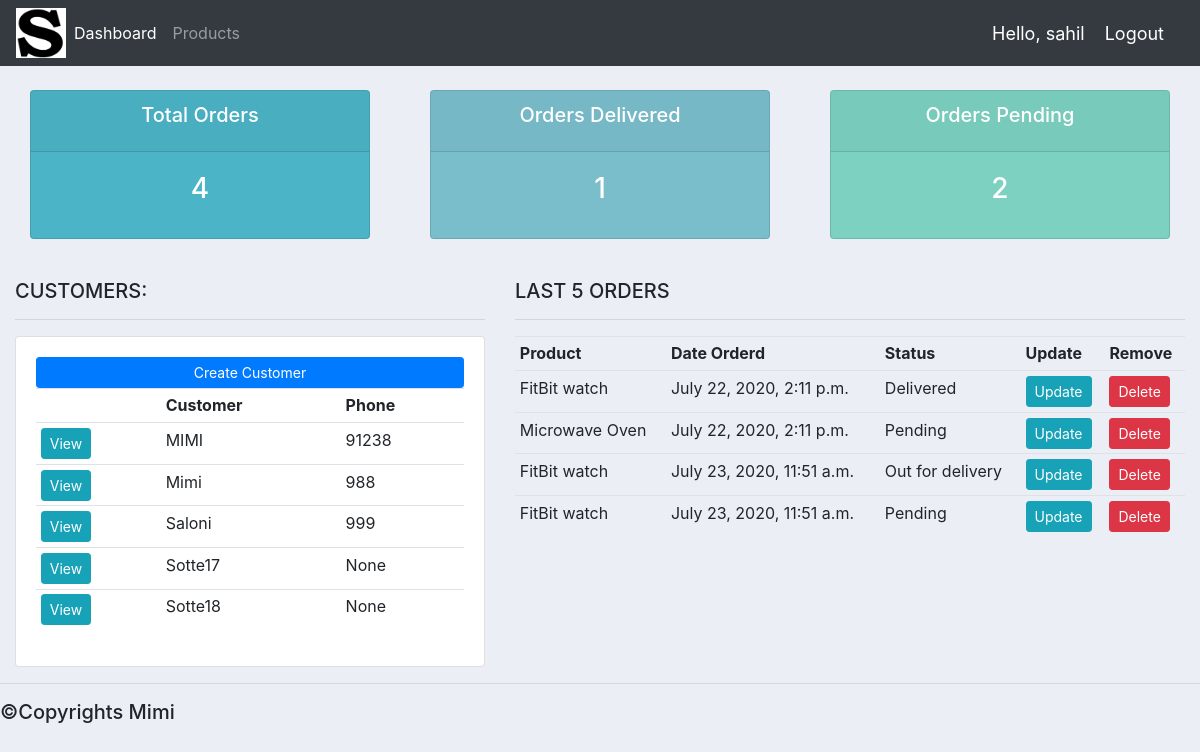
Page / (signed in) on the earlier database version.
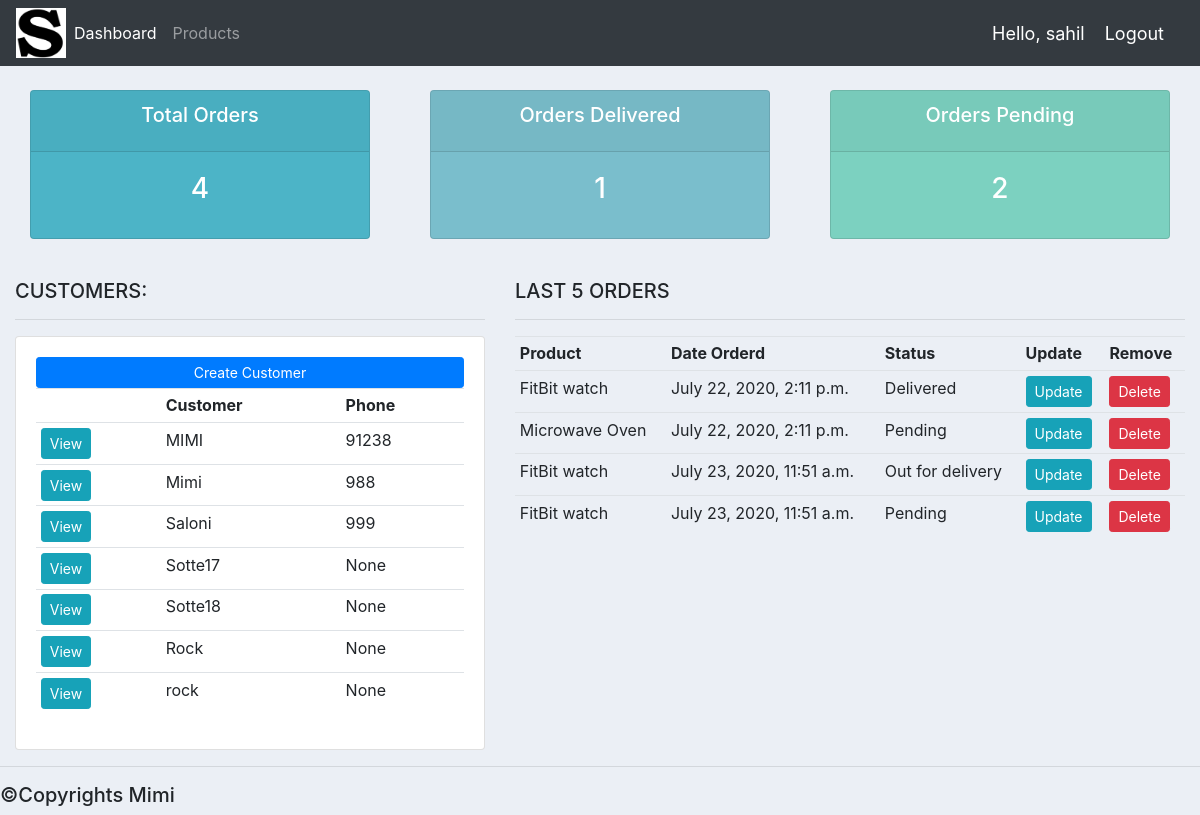
Same page on the later database version.
### Accounts/models.py (models this page shows, shortened)
class Customer(models.Model):
	user=models.OneToOneField(User,on_delete=models.CASCADE,null=True)
	name = models.CharField(max_length=200, null=True)
	phone = models.CharField(max_length=200, null=True)
	email = models.CharField(max_length=200, null=True)
	profile_pic = models.ImageField(default="profile1.png", null=True, blank=True)
	date_created = models.DateTimeField(auto_now_add=True, null=True)

class Order(models.Model):
	STATUS = (
			('Pending', 'Pending'),
			('Out for delivery', 'Out for delivery'),
			('Delivered', 'Delivered'),
			)
	customer = models.ForeignKey(Customer, null=True, on_delete= models.SET_NULL)
	product = models.ForeignKey(Product, null=True, on_delete= models.SET_NULL)
	date_created = models.DateTimeField(auto_now_add=True, null=True)
	status = models.CharField(max_length=200, null=True, choices=STATUS)

class Product(models.Model):
	CATEGORY = (
			('Indoor', 'Indoor'),
			('Out Door', 'Out Door'),
			)
	name = models.CharField(max_length=200, null=True)
	price = models.FloatField(null=True)
	category = models.CharField(max_length=200, null=True, choices=CATEGORY)
	description = models.CharField(max_length=200, null=True, blank=True)
	date_created = models.DateTimeField(auto_now_add=True, null=True)
	tags = models.ManyToManyField(Tag)
	def __str__(self):
		return self.name

### Accounts/decorators.py (the view)
	def wrapper_function(request, *args, **kwargs):
		group = None
		if request.user.groups.exists():
			group = request.user.groups.all()[0].name
		if group == 'customer':
			return redirect('user-page')
		if group == 'admin':
			return view_func(request, *args, **kwargs)

### Accounts/views.py (called while the page is built)
@login_required(login_url='login')
@admin_only
def home(request):
	orders = Order.objects.all()
	customers = Customer.objects.all()
	total_customers = customers.count()
	total_orders = orders.count()
	delivered = orders.filter(status='Delivered').count()
	pending = orders.filter(status='Pending').count()
	context = {'orders':orders, 'customers':customers,
	'total_orders':total_orders,'delivered':delivered,
	'pending':pending }
	return render(request, 'Accounts/dashboard.html', context)

### Accounts/templates/Accounts/dashboard.html
{%  extends 'Accounts/main.html' %}
{% block content %}
{%  include 'Accounts/status.html' %}
<br>
<div class="row">
	<div class="col-md-5">
		<h5>CUSTOMERS:</h5>
		<hr>
		<div class="card card-body">
			<a class="btn btn-primary  btn-sm btn-block" href="">Create Customer</a>
			<table class="table table-sm">
				<tr>
					<th></th>
					<th>Customer</th>
					<th>Phone</th>
				</tr>
				{% for customer in customers %}
					<tr>
						<td><a class="btn btn-sm btn-info" href="{% url 'customer' customer.id %}">View</a></td>
						<td>{{customer.name}}</td>
						<td>{{customer.phone}}</td>
					</tr>
				{% endfor %}
			</table>
		</div>
	</div>
	<div class="col-md-7">
		<h5>LAST 5 ORDERS</h5>
		<hr>
			<table class="table table-sm">
				<tr>
					<th>Product</th>
					<th>Date Orderd</th>
					<th>Status</th>
					<th>Update</th>
					<th>Remove</th>
				</tr>
				{% for order in orders %}
					<tr>
						<td>{{order.product}}</td>
						<td>{{order.date_created}}</td>
						<td>{{order.status}}</td>
						<td><a class="btn btn-sm btn-info" href="{% url 'update_order' order.id%}">Update</a></td>
						<td><a class="btn btn-sm btn-danger"href="{% url 'delete_order' order.id%}">Delete</a></td>
					</tr>
				{% endfor %}
			</table>
		</div>
	</div>
</div>
{% endblock %}

### Accounts/templates/Accounts/main.html (shortened to what this page needs)
{% load static %}
<!DOCTYPE html>
<html>
<head>
	<link rel="stylesheet" href="https://stackpath.bootstrapcdn.com/bootstrap/4.3.1/css/bootstrap.min.css">
	<link rel="stylesheet" type="text/css" href="{% static '/css/main.css' %}">
</head>
<body>
	{%  include 'Accounts/nav.html' %}
	<div class="container-fluid">
	{% block content %}
	{% endblock %}
	<hr>
	<h5>&copyCopyrights Mimi</h5>
</body>
</html>

### Accounts/templates/Accounts/nav.html (shortened to what this page needs)
{% load static %}
<nav class="navbar navbar-expand-lg navbar-dark bg-dark">
 <img src="{% static 'images/im1.png' %}" width='50px' height='50px'>
  <div class="collapse navbar-collapse" id="navbarNav">
    <ul class="navbar-nav">
      {% if request.user.is_staff %}
      <li class="nav-item active">
        <a class="nav-link" href="{% url 'home' %}">Dashboard</a>
      </li>
      <li class="nav-item">
        <a class="nav-link" href="{% url 'products' %}">Products</a>
      </li>
      {% else %}
       <li class="nav-item">
        <a class="nav-link" href="{% url 'account' %}">Settings</a>
      </li>
      {% endif %}
    </ul>
  </div>
  <span class="hello-msg">Hello, {{request.user}}</span>
  <span ><a  class="hello-msg" href="{% url 'logout' %}">Logout</a></span>
</nav>

### Accounts/templates/Accounts/status.html
<br>
<div class="row">
	<div class="col">
		<div class="col-md">
			<div class="card text-center text-white  mb-3" id="total-orders">
			  	<div class="card-header">
			  		<h5 class="card-title">Total Orders</h5>
			  	</div>
			  	<div class="card-body">
			    	<h3 class="card-title">{{total_orders}}</h3>
			  	</div>
			</div>
		</div>
	</div>
	<div class="col">
		<div class="col-md">
			<div class="card text-center text-white  mb-3" id="orders-delivered">
			  	<div class="card-header">
			  		<h5 class="card-title">Orders Delivered</h5>
			  	</div>
			  	<div class="card-body">
			    	<h3 class="card-title">{{delivered}}</h3>
			  	</div>
			</div>
		</div>
	</div>
	<div class="col">
		<div class="col-md">
			<div class="card text-center text-white  mb-3" id="orders-pending">
			  	<div class="card-header">
			  		<h5 class="card-title">Orders Pending</h5>
			  	</div>
			  	<div class="card-body">
			    	<h3 class="card-title">{{pending}}</h3>
			  	</div>
			</div>
		</div>
	</div>
</div>

### static/css/main.css (style rules this page uses)
body { background-color: #ebeff5; }
#total-orders { background-color: #4cb4c7; }
#orders-delivered { background-color: #7abecc; }
#orders-pending { background-color: #7CD1C0; }

### Accounts/templates/Accounts/nav.html (style rules this page uses)
.hello-msg { font-size: 18px; color: #fff; margin-right: 20px; }

Differences in the rows shown:
added Customer: name "Rock", phone "None"
added Customer: name "rock", phone "None"
